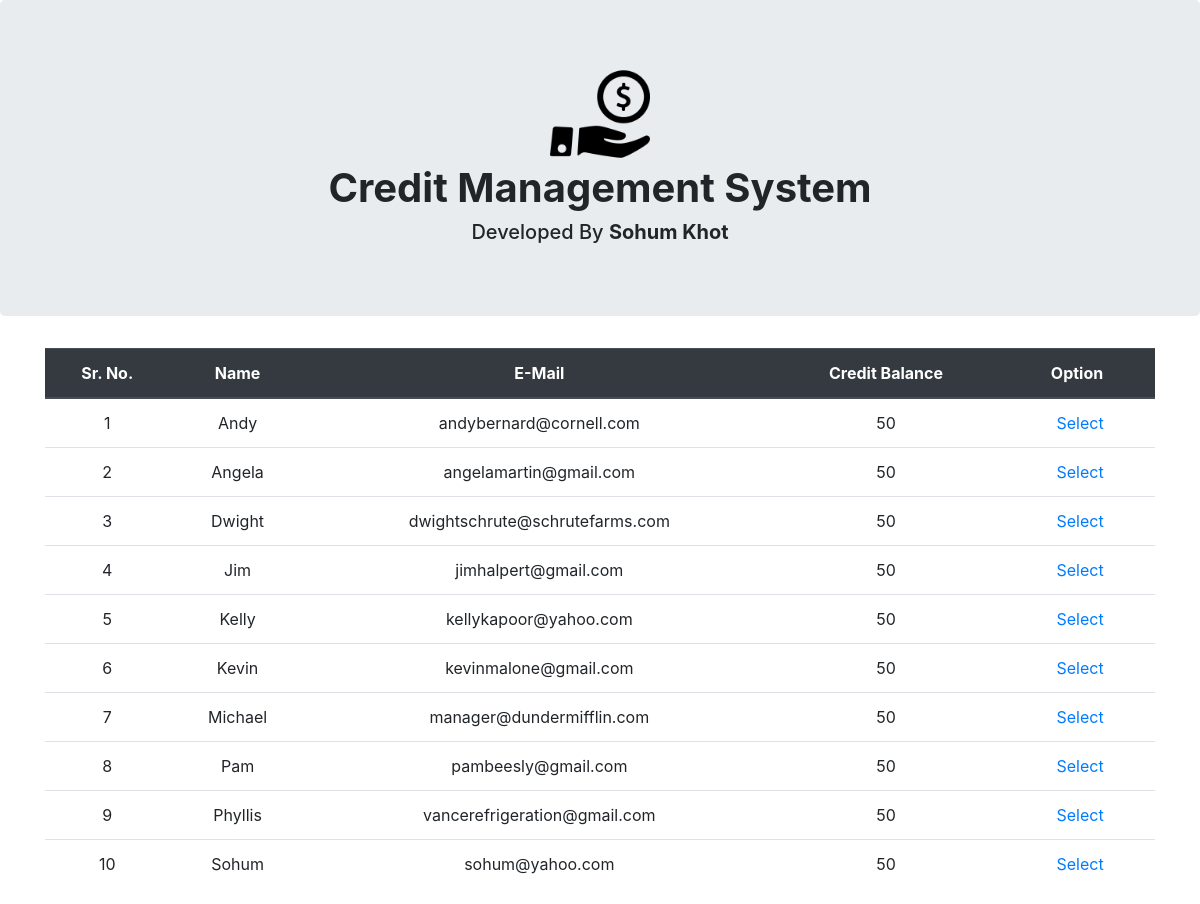
The page / on the database its author committed.
### tables this page shows
CREATE TABLE `users` (
  `name` varchar(50) NOT NULL,
  `email` varchar(30) DEFAULT NULL,
  `credit` int(20) DEFAULT NULL
);

### index.php (the view, shortened to what this page needs)
<?php
    require_once('dbconnect.php');
    $query = "select * from users";
    $result = mysqli_query($link,$query);
?>
<!DOCTYPE html>
<html lang="en">
  <head>
    <link rel="stylesheet" href="https://maxcdn.bootstrapcdn.com/bootstrap/4.3.1/css/bootstrap.min.css">
    <div class="jumbotron"><div class="text-center">
    <img src="cred.ico" class="rounded" alt="Website Logo"width="100px"height="100px">
    </div>
    <center><h1><b>Credit Management System</b><h1><h5>Developed By <b>Sohum Khot</b></h5></center></div>
  </head>
 <body>
    <div class="container">
      <div class="table-responsive">
         <table class="table table-hover text-center">
           <thead class="thead-dark">
              <tr>
                <th colspan="2">Sr. No.</th>
                <th colspan="2">Name</th>
                <th colspan="2">E-Mail</th>
                <th colspan="2">Credit Balance</th>
                <th colspan="2">Option</th>
              </tr>
            </thead>
          <tbody>
            <?php
                $i=1;
                while($row = mysqli_fetch_array($result)) {
                    echo "<tr>";
                    echo '<td colspan="2">' . $i . "</td>";
                    echo '<td colspan="2">' . $row["name"] . "</td>";
                    echo '<td colspan="2">' . $row["email"] . "</td>";
                    echo '<td colspan="2">' . $row["credit"] . "</td>";
                    echo '<td colspan="1.5" class="text-right"><a href=transfer_info.php?name=' . $row['name'] . ">Select</a><td>";
                    echo "</tr>";
                    $i=$i+1;
                }
            ?>
           </tbody>
      </table>
    </div>
  </div>
 </body>
</html>

### rows shown on the page
users: name "Andy", email "andybernard@cornell.com", credit "50"
users: name "Angela", email "angelamartin@gmail.com", credit "50"
users: name "Dwight", email "dwightschrute@schrutefarms.com", credit "50"
users: name "Jim", email "jimhalpert@gmail.com", credit "50"
users: name "Kelly", email "kellykapoor@yahoo.com", credit "50"
users: name "Kevin", email "kevinmalone@gmail.com", credit "50"
users: name "Michael", email "manager@dundermifflin.com", credit "50"
users: name "Pam", email "pambeesly@gmail.com", credit "50"
users: name "Phyllis", email "vancerefrigeration@gmail.com", credit "50"
users: name "Sohum", email "sohum@yahoo.com", credit "50"
